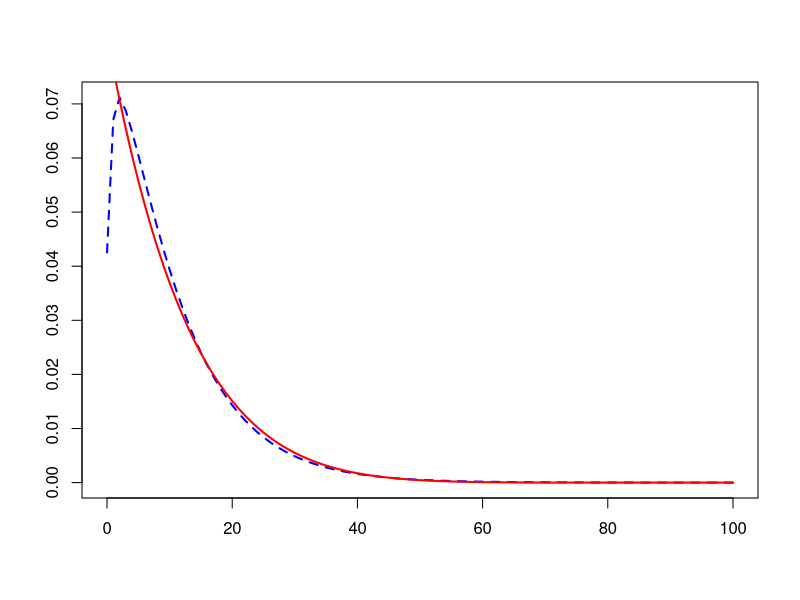
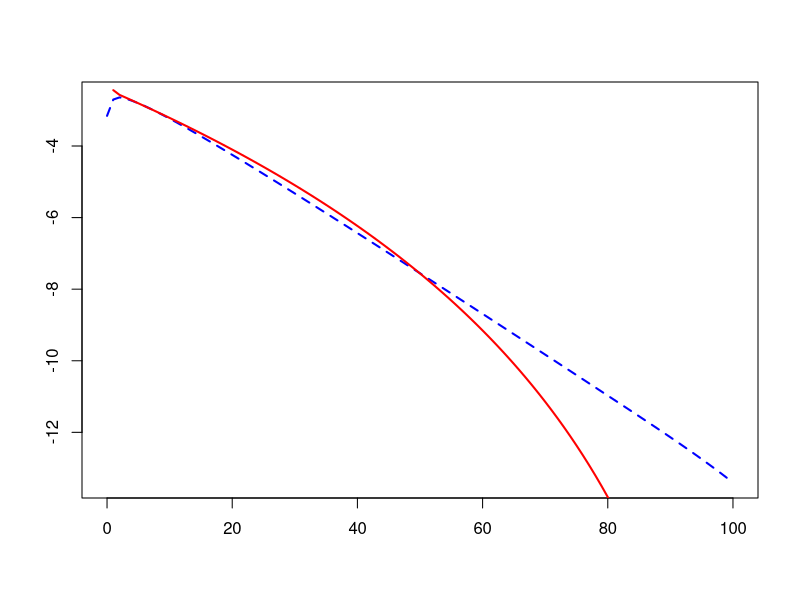

The R script that drew these images, in order:
# Close all plots and clear variables
graphics.off()
rm(list = ls(all = TRUE))

aB = 1              # alpha - Bernoulli
bB = 9 * aB         # beta - Bernoulli

n = 100

EP = aB/(aB + bB)   # Expected value of loss probability - Bernoulli
VP = aB * bB/((aB + bB) * (aB + bB) * (aB + bB + 1))    # Variance of loss probability - Bernoulli

bP = ((n - 1) * VP - EP * EP)/(EP * n)                  # beta  - Poisson
aP = EP/bP                                              # alpha - Poisson

VL1 = n * (n - 1) * VP + n * EP * (1 - EP)  # Variance of cumulative loss probability - Bernoulli
VL2 = n * n * aP * bP * bP + n * EP         # Variance of cumulative loss probability - Poisson

print("Variance of Cumulative Loss Probability")
print("Bernoulli Poisson")
print(c(VL1, VL2))

CORB = VP/(EP * (1 - EP))                   # Correlation - Bernoulli
CORP = aP * bP * bP/(aP * bP * bP + EP)     # Correlation - Poisson

print("Default Correlation")
print("Bernoulli  Poisson")
print(c(CORB, CORP))

# Poisson pdf
h   = 0.01
lam = seq(0, 1, h)
m   = 100
k   = seq(0, m, 1)
L1  = matrix(0, 1, m + 1)
fp1 = dgamma(lam, aP, bP^(-1))

# Density for the Cumulative Loss Distribution in the Poisson model
for (i in 1:(m + 1)) {
    L1[i] = sum(dpois(k[i], m * lam) * fp1 * h)
}
plot(k, L1, type = "l", col = "blue", lwd = 2, xlab = "", ylab = "", lty = 2)

# Bernoulli pdf
h   = 0.001
p   = seq(0, 0.99, h)
m   = 100
k   = seq(0, m, 1)
L2  = matrix(0, m + 1, 1)
fp2 = dbeta(p, aB, bB)

# Density for the Cumulative Loss Distribution in the Bernoulli model
for (i in 1:(m + 1)) {
    L2[i] = sum(dbinom(k[i], m, p) * fp2 * h)
}
lines(k, L2, col = "red", lwd = 2)

# improvements of the pictures
L1l = log(L1)
L2l = log(L2)

dev.new()
plot(k, L1l, type = "l", col = "blue", lwd = 2, lty = 2, xlab = "", ylab = "")
lines(L2l, col = "red", lwd = 2) 
